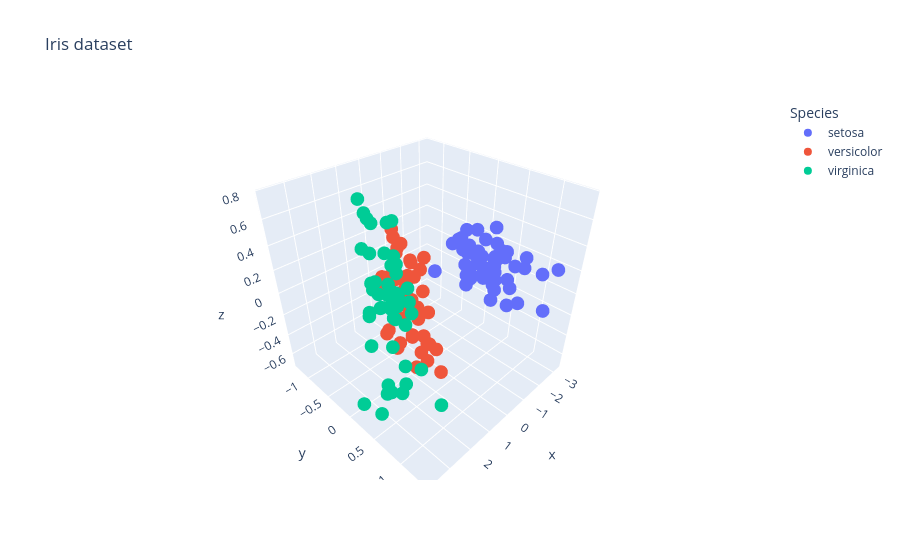

The notebook cell this image was saved under:
### Code cell
import plotly.express as px
fig =px.scatter_3d (df, x=X_pca[:,0],y=X_pca[:,1], z=X_pca[:,2], color='Species',title='Iris dataset',labels={"PC1","PC2","PC3"})
fig.show()
